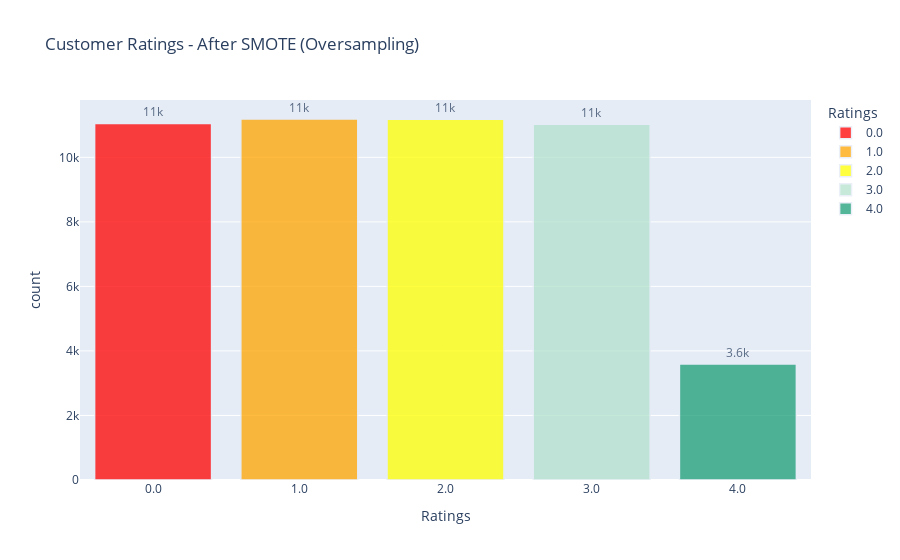

Notebook source saved alongside this figure:
### Markdown cell above
## Checking for Class Imbalance after SMOTE with ENN

### Code cell
# create a data frame to count the number of customer reviews by products and also rename a column as count
rating_counts = pd.DataFrame(pd.DataFrame(Y_train_smote).rename(columns = {0:'review_star'}).value_counts()).reset_index().rename( \
    columns={'review_star': 'Ratings', 0:'count'})

# add a sort index
rating_counts['Ratings_for_sorting'] = rating_counts['Ratings']

# convert ratings to str type for visualization
rating_counts['Ratings'] = rating_counts['Ratings'].astype(str)

# Sort order by custom column and display 
rating_counts.sort_values(by=['Ratings_for_sorting'], inplace = True)

# use plotly to create a bar graph of number of reviews by brand and using customized color coding 
fig = px.bar(rating_counts, x="Ratings", y="count", color="Ratings", 
             title= "Customer Ratings - After SMOTE (Oversampling)", text_auto = '.2s', 
             color_discrete_map={'0.0':'red', '1.0':'orange', '2.0': 'yellow',
                                 '3.0':'rgb(179,226,205)', '4.0':'rgb(27,158,119)'})

# figure customization
fig.update_traces(textfont_size=12, textangle=0, textposition="outside", cliponaxis=False,
 marker_line_width=1.5, opacity = 0.75)

### Figure 1 — Plotly figure (JSON) as saved in the notebook; plotly's stock layout.template omitted (floating-point values rounded to 4 significant figures)
{"data": [{"alignmentgroup": "True", "cliponaxis": false, "hovertemplate": "Ratings=%{x}<br>count=%{y}<extra></extra>", "legendgroup": "0.0", "marker": {"color": "red", "line": {"width": 1.5}, "pattern": {"shape": ""}}, "name": "0.0", "offsetgroup": "0.0", "opacity": 0.75, "orientation": "v", "showlegend": true, "textangle": 0, "textfont": {"size": 12}, "textposition": "outside", "texttemplate": "%{y:.2s}", "type": "bar", "x": ["0.0"], "xaxis": "x", "y": [11050], "yaxis": "y"}, {"alignmentgroup": "True", "cliponaxis": false, "hovertemplate": "Ratings=%{x}<br>count=%{y}<extra></extra>", "legendgroup": "1.0", "marker": {"color": "orange", "line": {"width": 1.5}, "pattern": {"shape": ""}}, "name": "1.0", "offsetgroup": "1.0", "opacity": 0.75, "orientation": "v", "showlegend": true, "textangle": 0, "textfont": {"size": 12}, "textposition": "outside", "texttemplate": "%{y:.2s}", "type": "bar", "x": ["1.0"], "xaxis": "x", "y": [11188], "yaxis": "y"}, {"alignmentgroup": "True", "cliponaxis": false, "hovertemplate": "Ratings=%{x}<br>count=%{y}<extra></extra>", "legendgroup": "2.0", "marker": {"color": "yellow", "line": {"width": 1.5}, "pattern": {"shape": ""}}, "name": "2.0", "offsetgroup": "2.0", "opacity": 0.75, "orientation": "v", "showlegend": true, "textangle": 0, "textfont": {"size": 12}, "textposition": "outside", "texttemplate": "%{y:.2s}", "type": "bar", "x": ["2.0"], "xaxis": "x", "y": [11182], "yaxis": "y"}, {"alignmentgroup": "True", "cliponaxis": false, "hovertemplate": "Ratings=%{x}<br>count=%{y}<extra></extra>", "legendgroup": "3.0", "marker": {"color": "rgb(179,226,205)", "line": {"width": 1.5}, "pattern": {"shape": ""}}, "name": "3.0", "offsetgroup": "3.0", "opacity": 0.75, "orientation": "v", "showlegend": true, "textangle": 0, "textfont": {"size": 12}, "textposition": "outside", "texttemplate": "%{y:.2s}", "type": "bar", "x": ["3.0"], "xaxis": "x", "y": [11026], "yaxis": "y"}, {"alignmentgroup": "True", "cliponaxis": false, "hovertemplate": "Ratings=%{x}<br>count=%{y}<extra></extra>", "legendgroup": "4.0", "marker": {"color": "rgb(27,158,119)", "line": {"width": 1.5}, "pattern": {"shape": ""}}, "name": "4.0", "offsetgroup": "4.0", "opacity": 0.75, "orientation": "v", "showlegend": true, "textangle": 0, "textfont": {"size": 12}, "textposition": "outside", "texttemplate": "%{y:.2s}", "type": "bar", "x": ["4.0"], "xaxis": "x", "y": [3592], "yaxis": "y"}], "layout": {"barmode": "relative", "legend": {"title": {"text": "Ratings"}, "tracegroupgap": 0}, "title": {"text": "Customer Ratings - After SMOTE (Oversampling)"}, "xaxis": {"anchor": "y", "categoryarray": ["0.0", "1.0", "2.0", "3.0", "4.0"], "categoryorder": "array", "domain": [0, 1], "title": {"text": "Ratings"}}, "yaxis": {"anchor": "x", "domain": [0, 1], "title": {"text": "count"}}}}
